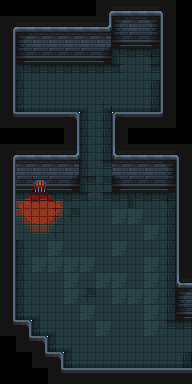

Rendered tile map (Tiled .tmx) drawn with the repository's tilesets; below, a short description and the full map source, tile grids included:
An orthogonal 12x24 tile map with 16x16 px tiles, 1 tile layer (Tile Layer 1), 2 tilesets.

<map version="1.10" tiledversion="1.10.2" orientation="orthogonal" renderorder="right-down" width="12" height="24" tilewidth="16" tileheight="16" infinite="0" nextlayerid="13" nextobjectid="1">
 <editorsettings>
  <export target="../../raw/new_map1.xml" format="tmx" />
 </editorsettings>
 <tileset firstgid="1" source="DungeonTiles2.tsx" />
 <tileset firstgid="626" source="Props.tsx" />
 <layer id="1" name="Tile Layer 1" width="12" height="24">
  <data encoding="csv">
487,487,487,487,487,487,104,2,2,2,105,487,
104,1,1,1,1,1,103,26,27,28,130,487,
129,26,27,27,27,27,128,51,52,53,130,487,
129,51,52,52,52,52,53,5,6,7,130,487,
129,5,6,6,6,6,6,60,31,58,130,487,
129,30,31,31,31,31,31,31,31,32,130,487,
129,55,56,56,56,10,8,56,56,57,130,487,
154,77,77,77,78,35,32,76,77,77,155,487,
487,487,487,487,129,35,32,130,487,487,487,487,
104,1,1,1,103,30,32,101,2,2,2,105,
129,27,27,27,128,30,58,27,27,27,28,130,
129,52,452,52,53,5,81,51,52,52,53,130,
129,476,477,478,6,60,58,6,5,6,7,130,
129,501,502,503,81,31,31,82,82,31,32,130,
129,526,527,528,31,31,31,31,31,82,32,130,
129,30,31,82,31,31,31,82,31,31,32,130,
129,30,82,82,82,82,31,31,31,82,32,130,
129,30,31,31,82,31,82,82,31,82,32,101,
129,30,31,31,82,81,31,82,82,82,32,26,
129,55,10,31,31,82,31,31,31,82,32,51,
154,78,55,10,31,31,82,31,31,82,58,6,
487,154,78,55,10,31,31,31,31,31,31,31,
487,487,154,78,55,56,56,56,56,56,56,57,
487,487,487,154,77,77,77,77,77,77,77,77
</data>
 </layer>
</map>
